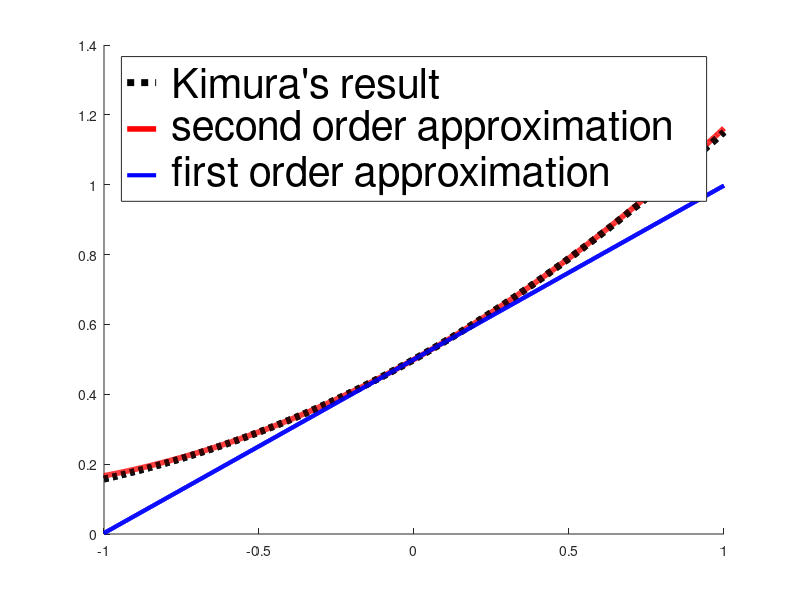

MATLAB code for this plot: (Note: this script raises an error after producing the figure.)
% Figure1.m

clear variables
close all
clc

% Parameters
n=1e3;                                  % No. R12 steps
R12max=1;   							% Max. Value R12
y=1/200;                                % Initial frequency

% Used
R12=linspace(-1,1,n)';                  % R12 set used
PK=(1-exp(-2*R12*y))./(1-exp(-2*R12));
PK1=y+(y-y^2)*R12;
PK2=y+(y-y^2)*R12 + 1/3*(y-3*y^2+2*y^3)*R12.^2;

hold on
h(1)=plot(R12,100*PK,'k:','linewidth',5);
h(2)=plot(R12,100*PK2,'r','linewidth',4);
h(3)=plot(R12,100*PK1,'b','linewidth',3);
h(4)=plot(R12,100*PK,'k:','linewidth',5);
h(5)=plot(R12,100*PK1,'b','linewidth',3);
H=legend(h(1:3),'{ }Kimura''s result',...
				'{ }second order approximation{  }',...
                '{ }first order approximation{   }',...
				'location','north');
set(H,'fontsize',30)
H.ItemTokenSize = [44,18];

axis([-1,1,0,1.5])
set(gca,'fontsize',25,'linewidth',3,'box','on')
set(gca,'xtick',-1:0.5:1,'ytick',0:0.5:2)

xlabel('$R_{1,2} \equiv 2N_e(s_{1}-s_{2})$','Interpreter','latex','FontSize',30)
ylabel('fixation probability (%)','FontSize',30)

ounits=get(gcf,'Units');
set(gcf,'Units','normalized','OuterPosition',[0 0 1 1],'Units',ounits)
orient landscape
print -depsc Figure1